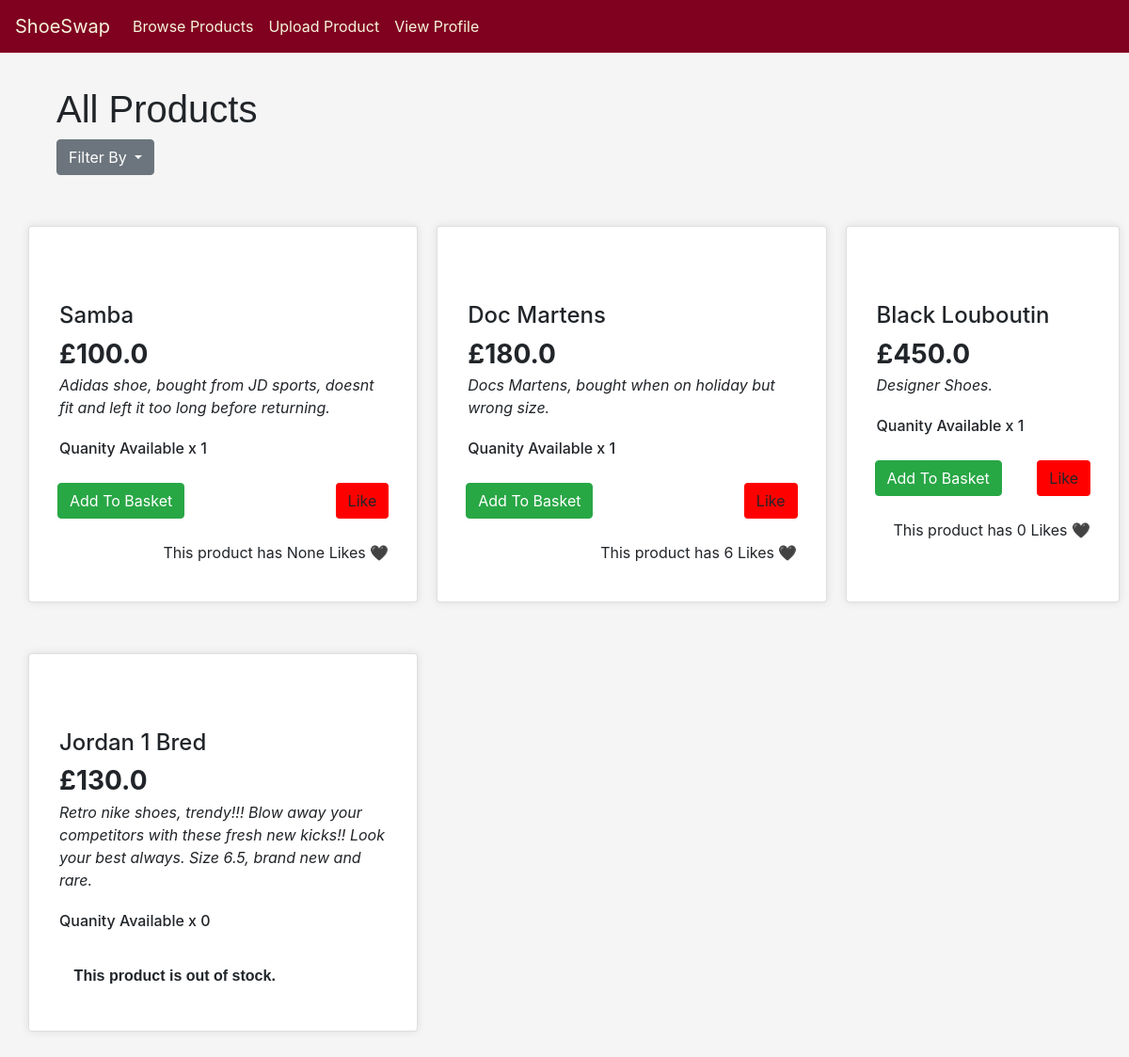
/browse-all, run on an earlier commit of the app's database.
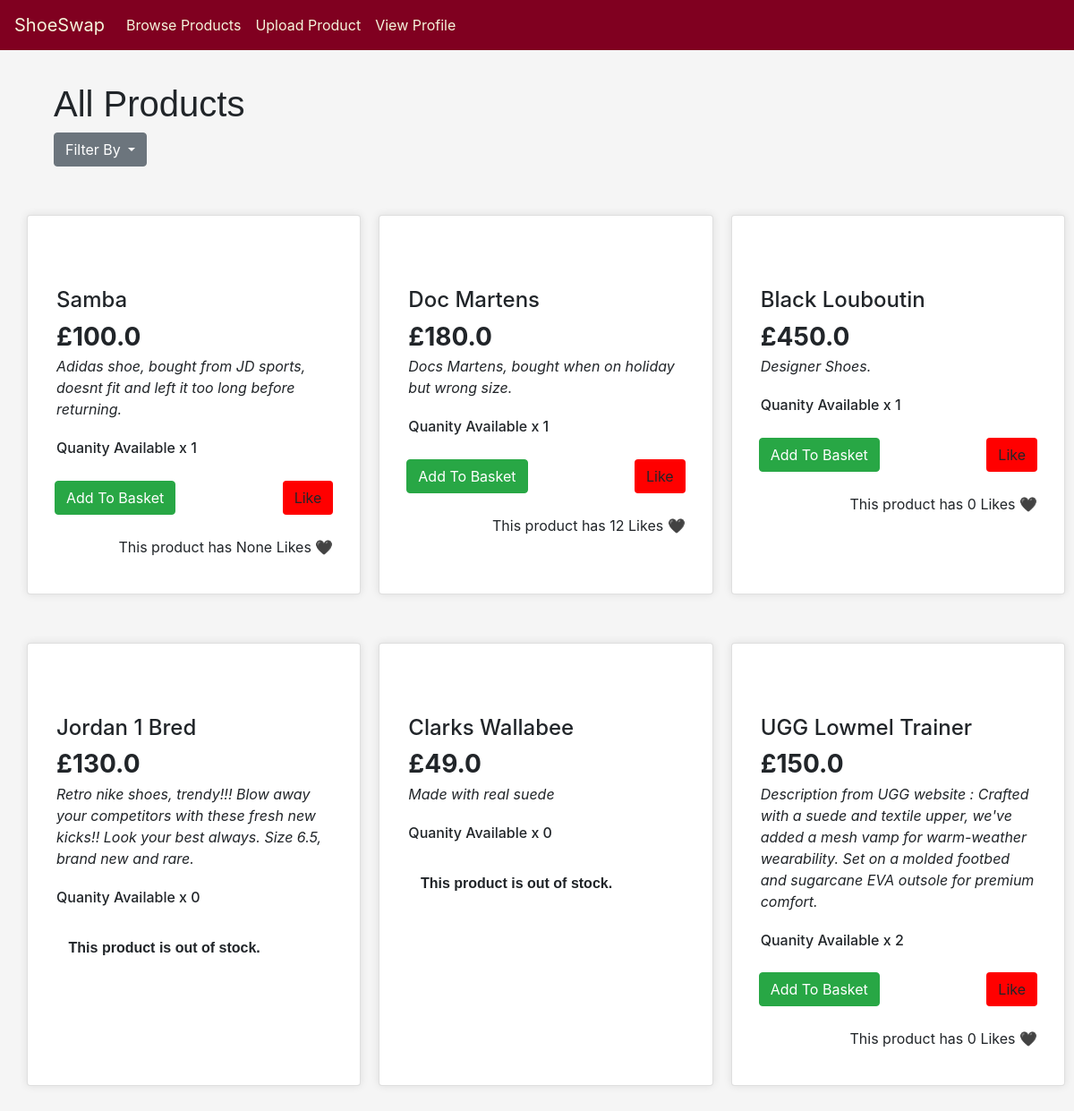
And on a later commit of the database.
### app/models.py (models this page shows)
class Products(db.Model):
    __tablename__='Products'
    id = db.Column(db.Integer, primary_key=True)
    owner_id = db.Column(db.Integer, db.ForeignKey('Customers.id'), nullable=False)
    product_name = db.Column(db.String(100), nullable=False)
    description = db.Column(db.String(1000), nullable=False)
    price = db.Column(db.Float, nullable=False)
    quantity_available = db.Column(db.Integer, nullable=False)
    category = db.Column(db.String(30), nullable=False, index=True)
    size = db.Column(db.String(5), nullable=False)
    likes = db.Column(db.Integer, default=0)

### app/views.py (the view)
@app.route("/browse-all", methods=['GET'])
def all():
    all_products = models.Products.query.all()
    if current_user.is_authenticated:
        user_basket = models.Basket.query.filter_by(customer_id=current_user.id)
        return render_template("browse.html", title="Shop", products=all_products, Filter="All Products", current_user=current_user, basket=user_basket)
    else:
        return render_template("browse.html", title="Shop", products=all_products, Filter="All Products", current_user=None)

### app/templates/browse.html (shortened to what this page needs)
{% extends "base.html" %}
{% block content %}
  </head>
  <body>
      <div class="info">
        <h1> {{ Filter }} </h1>
      </div>
      <div class="dropdown filters">
        <button class="btn btn-secondary dropdown-toggle filter-button" type="button" id="dropdownMenuButton" data-toggle="dropdown" aria-haspopup="true" aria-expanded="false">
          Filter By
        </button>
      </div>
      {% if products.__len__() > 0 %}
      <div class="product-cards-container">
        {% for p in products %}
          <div class="card product-card  mb-4">
            <div class="card-body">
              <br><br>
              <h4 class="details title card-title fw-bold ">{{ p.product_name }} </h4>
              <h3 class="details card-subtitle fw-dark"><strong>£{{ p.price }}</strong></h3>
              <div class="details card-text fw-lighter"><i>{{ p.description }}</i> </div>
              <br>
              <h6 class="details card-subtitle fw-light">Quanity Available x {{ p.quantity_available }}</h6>
              <div class="controls">
                {%if p.owner_id != current_user.id %}
                  <br>
                  {% if p.quantity_available <= 0 %}
                    <p class="danger info">This product is out of stock.</p>
                  {% else %}
                    {% if p.id in basket %}
                      <a class="btn btn-secondary" href="{{ url_for('removefrombasket', id=p.id) }}">Remove From Basket</a>
                    {% else %}
                      <a class="btn btn-success" href="{{ url_for('addtobasket', id=p.id) }}">Add To Basket</a>
                    {% endif %}
                    <a class="like-controls">
                      <button  class="btn like" onclick="likeProduct( {{p.id}} )">Like</button>
                    </a>
                    <br><br>
                    <a class="like-controls" id="likes-{{p.id}}"> This product has {{p.likes}} Likes 🖤 </a>
                  {% endif %}
                {% else %}
                <br>
                <p class="details"><strong>You own this product. You cannot buy it.</strong></p>
                {% endif %}
              </div>
          </div>
      </div>
      {% endfor %}
      </div>
        {% else %}
            <p class="danger info">No products are available. Upload your own by pressing above.</p>
        {% endif %}
      </div>
  </body>
{% endblock %}

### app/templates/base.html (shortened to what this page needs)
<!Doctype HTML>
  <html>
  <head>
    <link rel="stylesheet" href="../static/base_styles.css">
    <link rel="stylesheet" href="https://stackpath.bootstrapcdn.com/bootstrap/4.2.1/css/bootstrap.min.css">
  </head>
  <body>
    <nav class="navbar navbar-expand-lg" id="menu">
      <a class="navbar-brand" href="/browse-all">ShoeSwap</a>
      <div class="collapse navbar-collapse" id="navbarSupportedContent">
        <ul class="navbar-nav mr-auto">
          <li class="nav-item"><a class="nav-link" href="/browse-all">Browse Products<span class="sr-only">(current)</span></a></li>
          <li class="nav-item"><a class="nav-link" href="/add-product">Upload Product</a></li>
          <li class="nav-item"><a class="nav-link" href="/profile">View Profile</a></li>
        </ul>
      </div>
    </nav>
    <div>
      {% block content %}{% endblock %}
  </body>
</html>

### app/static/base_styles.css (style rules this page uses)
html body { min-width: 480px; width:100%; background-color: whitesmoke; }
.navbar { width: 100%; background-color: #800020; }
.nav-link { color: beige; }
.navbar-brand { color: beige; }
.info { padding-top: 3%; padding-left: 5%; font-family:'Gill Sans', 'Gill Sans MT', Calibri, 'Trebuchet MS', sans-serif; font-weight: bolder; }
@media only screen and (min-width: 300px) and (min-width: 700px) { .product-cards-container { display: grid; grid-template-columns: repeat(2, 1fr); grid-template-columns: auto auto; gap: 20px; margin: 20px; } }
.card { border: 1px solid #ddd; border-radius: 10px; padding: 10px; background-color: #fff; box-shadow: 0 0 10px rgba(0, 0, 0, 0.1); margin: 10px; width: 100%; }
.details { padding: 2px; }
.title { text-decoration:double; }

What changed in the data, as far as the page shows it:
changed Products "Doc Martens": likes "6" → "12"
added Products: product_name "Clarks Wallabee", price "49.0", description "Made with real suede", quantity_available "0", shows "This product is out of stock."
added Products: product_name "UGG Lowmel Trainer", price "150.0", description "Description from UGG website : Crafted with a suede and textile upper, we've added a mesh vamp for warm-weather wearability. Set on a molded footbed and sugarcane EVA outsole for premium comfort.", quantity_available "2", likes "0"
